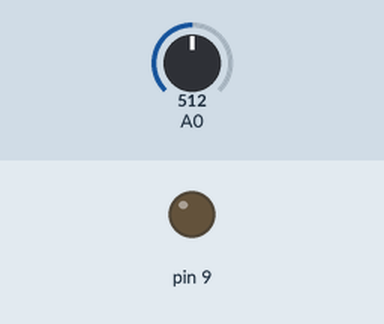
Bench run of a sketch on a simulated Arduino Uno, built with avr-gcc and run on an emulated ATmega328P. Shown: output pins drawn as LEDs (lit = HIGH). The test bench sets the inputs (shaded band); at power-on: A0 = 512. What the sketch prints to the serial monitor is not drawn.

Above: at 1.2 s.
1.3 s: A0 set to 0
At 9.18 s:
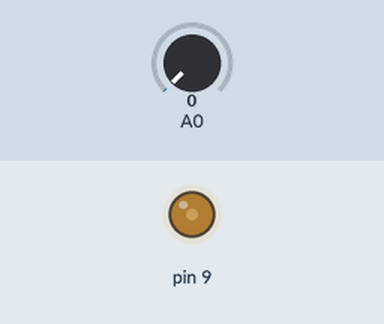
Timing chart, 0 to 9.1 s (numbered marks = the images above; inputs shaded):
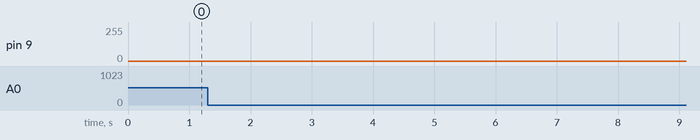

The sketch:

TestSerialPlotterPWM1.ino
```cpp
// Genera una señal sinusoidal mediante PWM en pin 9 +
// filtro paso bajo y la adquiere en entrada analógica A0.
// Envía al puerto serie A0 para visualización en Serial Plotter.
// José J. Lamas. UDC. 2020.

  #include <MsTimer2.h>

  // Valores constantes
  const float Vref= 5.0; // Voltaje de referencia del ADC (por defecto)
  const unsigned int rango= 1024; // Rango ADC de Arduino Uno (10 bits)
  const float pi= 3.1416;
  const unsigned int T= 1; // Intervalo entre puntos en ms
  const unsigned int N= 200; // Número de puntos por ciclo
  const unsigned int Tg= 1; // Intervalo de generación en ms
  const unsigned int Ts= 1; // Intervalo de muestreo en ms

  // Variables globales
  volatile unsigned int n= 0; // Número de punto (0 a N-1)
  volatile unsigned int dg= 0; // Divisor de gen. de ms(0 a Tg-1)
  volatile unsigned int ds= 0; // Divisor de adq. de ms(0 a Ts-1)
  volatile unsigned int A_in; // Valor adquirido en A0
  volatile byte ch1;

  void setup()
  {
    Serial.begin(2000000);
    Serial.println("Mat+5:,PWM:");
    TCCR1B &= 0xF8; // Pone cero en bits preescaler PWM 9 y 10
    TCCR1B |= 0x01; // Pone PWM 9 y 10 a frec. de 32 kHz
    MsTimer2::set(T, actualizar); // Int. T2 cada T ms
    MsTimer2::start();
  }

  void loop() { // El bucle principal no hace nada
  }

  // Rutina de atención de interrupción de T2 cada T ms
  void actualizar() {
    if (++dg== Tg) {
      dg= 0; // Salidas PWM para generación cada 'Tg*T' ms
      ch1= 128+127*sin(n*2*pi/N) ; // Calcula punto de CH1
      analogWrite(9, ch1); // Salida de CH1 por pin3 PWM
    }
    if (++n== N) { // Incrementa número de punto
    n= 0;
    }
    if (++ds== Ts) {
      ds= 0; // Aquisición de canal cada 'Ts*T' ms
      A_in= analogRead(0); // Adquiere A0
    }
    // Envía dato cada T ms a Serial Plotter
    Serial.print(5+4*ch1*Vref/rango); // Envía voltaje matemático/4
    Serial.print(" ");
    Serial.println(A_in*Vref/rango); // Envía voltaje canal A0
  }
```
